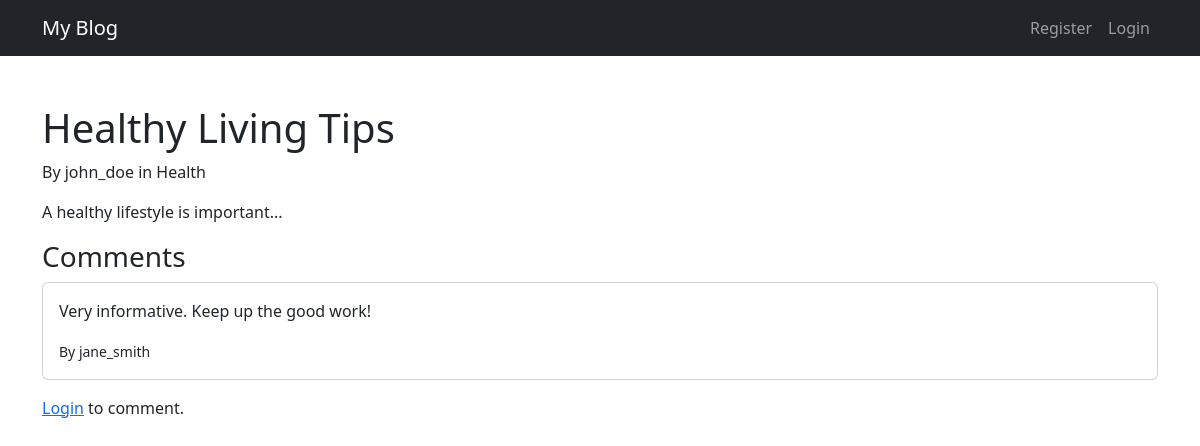
/post.php?id=2, run on the app's committed database.
### tables this page shows
CREATE TABLE `posts` (
  `id` int(11) NOT NULL,
  `title` varchar(255) NOT NULL,
  `content` text NOT NULL,
  `author_id` int(11) DEFAULT NULL,
  `category_id` int(11) DEFAULT NULL,
  `created_at` timestamp NOT NULL DEFAULT current_timestamp()
);

CREATE TABLE `users` (
  `id` int(11) NOT NULL,
  `username` varchar(50) NOT NULL,
  `email` varchar(100) NOT NULL,
  `password` varchar(255) NOT NULL,
  `role` enum('admin','user') DEFAULT 'user'
);

CREATE TABLE `categories` (
  `id` int(11) NOT NULL,
  `name` varchar(50) NOT NULL
);

CREATE TABLE `comments` (
  `id` int(11) NOT NULL,
  `post_id` int(11) DEFAULT NULL,
  `user_id` int(11) DEFAULT NULL,
  `content` text NOT NULL,
  `approved` tinyint(1) DEFAULT 0,
  `created_at` timestamp NOT NULL DEFAULT current_timestamp()
);

### post.php (the view, shortened to what this page needs)
<?php include 'includes/config.php';
$post_id = $_GET['id'];
$stmt = $pdo->prepare("
  SELECT posts.*, users.username, categories.name AS category_name
  FROM posts
  JOIN users ON posts.author_id = users.id
  JOIN categories ON posts.category_id = categories.id
  WHERE posts.id = ?
");
$stmt->execute([$post_id]);
$post = $stmt->fetch();
$stmt = $pdo->prepare("
  SELECT comments.*, users.username
  FROM comments
  JOIN users ON comments.user_id = users.id
  WHERE post_id = ? AND approved = 1
");
$stmt->execute([$post_id]);
$comments = $stmt->fetchAll();
?>
<?php include 'includes/header.php'; ?>
  <div class="container mt-5">
    <h1><?= $post['title'] ?></h1>
    <p>By <?= $post['username'] ?> in <?= $post['category_name'] ?></p>
    <p><?= nl2br($post['content']) ?></p>
    <h3>Comments</h3>
    <?php foreach ($comments as $comment): ?>
      <div class="card mb-3">
        <div class="card-body">
          <p><?= $comment['content'] ?></p>
          <small>By <?= $comment['username'] ?></small>
        </div>
      </div>
    <?php endforeach; ?>
    <?php if (isset($_SESSION['user_id'])): ?>
      <form method="post">
        <div class="mb-3">
          <textarea name="comment" class="form-control" placeholder="Add a comment" required></textarea>
        </div>
        <button type="submit" name="submit_comment" class="btn btn-primary">Post Comment</button>
      </form>
      <?php
      if (isset($_POST['submit_comment'])) {
        $content = htmlspecialchars($_POST['comment']);
        $user_id = $_SESSION['user_id'];
        $stmt = $pdo->prepare("INSERT INTO comments (post_id, user_id, content) VALUES (?, ?, ?)");
        $stmt->execute([$post_id, $user_id, $content]);
        header("Refresh:0");
      }
      ?>
    <?php else: ?>
      <p><a href="login.php">Login</a> to comment.</p>
    <?php endif; ?>
  </div>
</body>
</html>

### data on the page
posts: title "Healthy Living Tips", author.username "john_doe", category.name "Health", content "A healthy lifestyle is important..."
comments: content "Very informative. Keep up the good work!", user.username "jane_smith"
